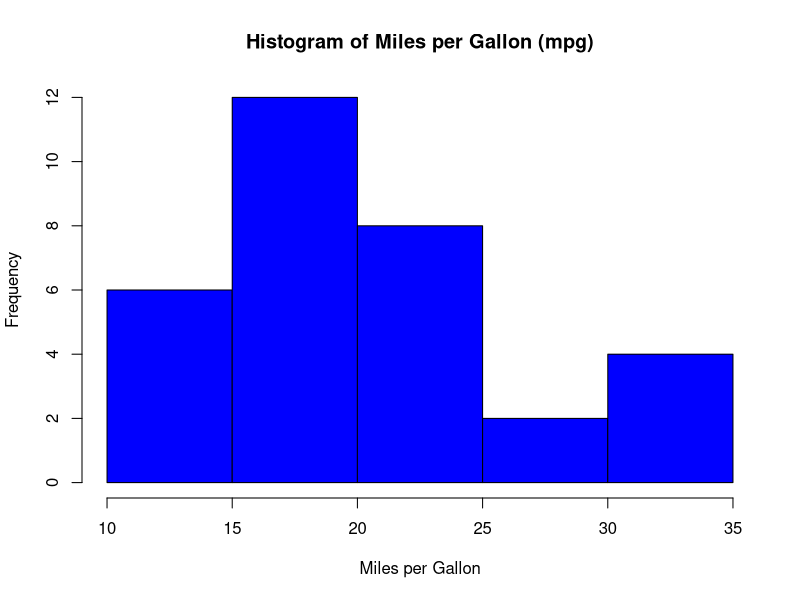
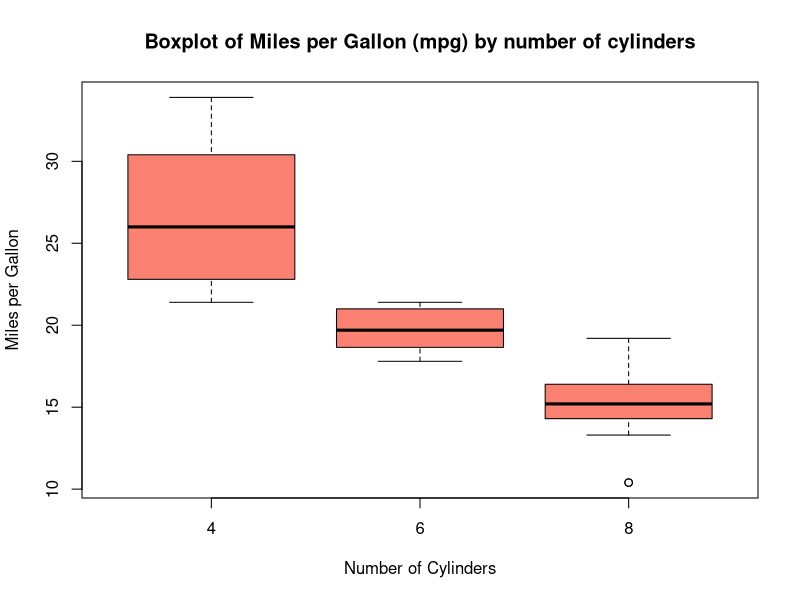
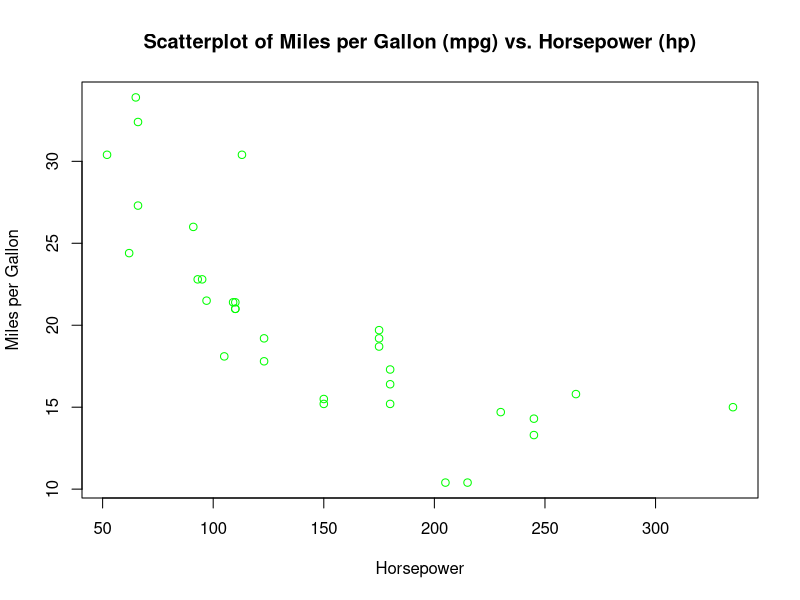
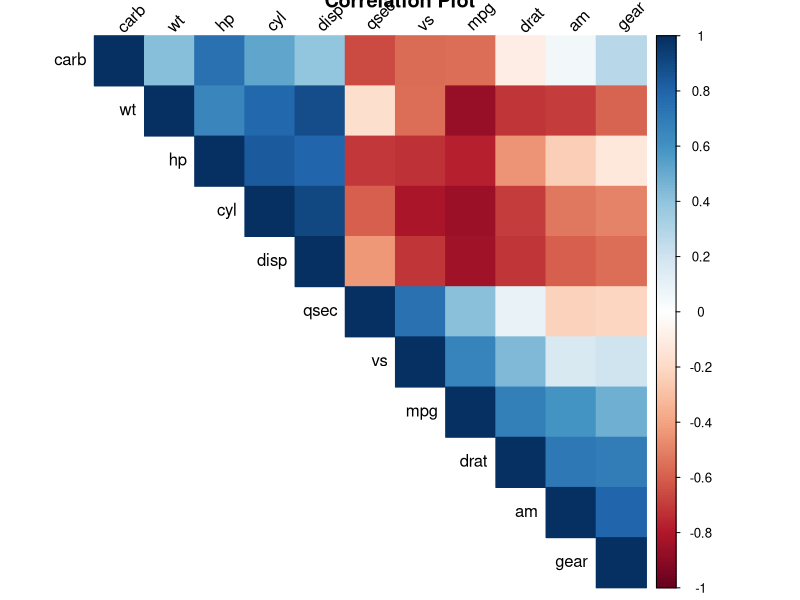
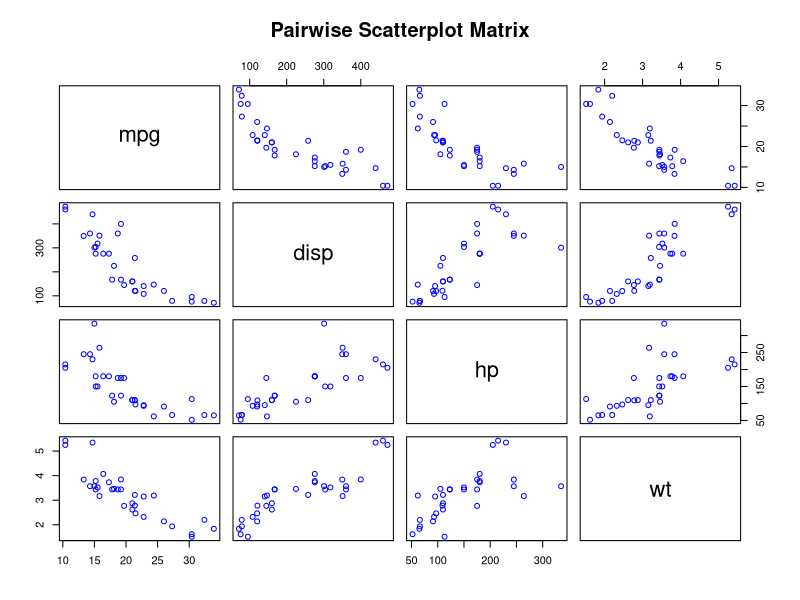
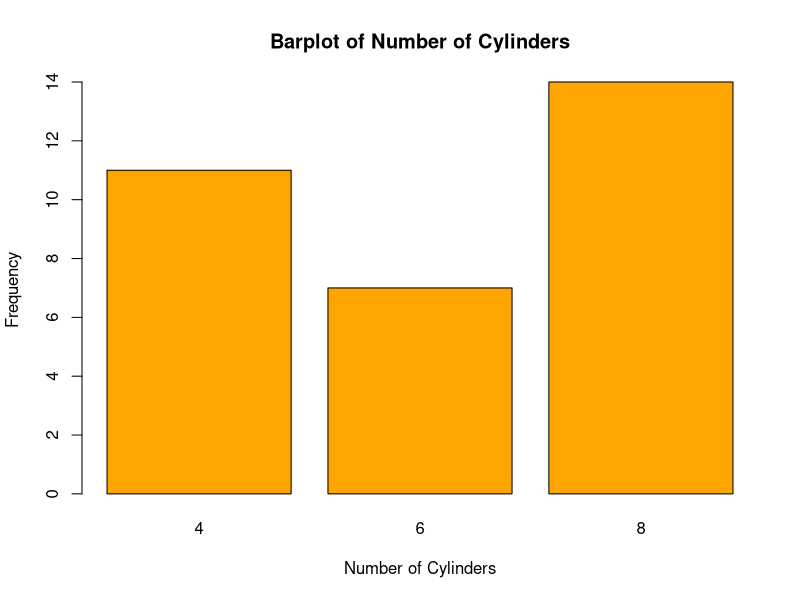
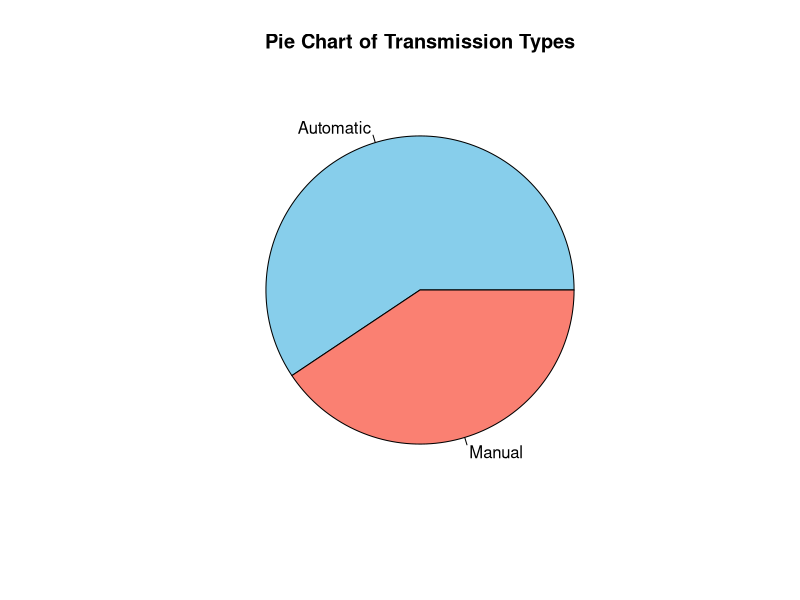

Write the R code that produced these figures, in order. (Note: this script raises an error after producing the figures.)
# Load the dataset
data(mtcars)

# View the structure of the dataset
str(mtcars)

# Summary statistics
summary(mtcars)

# Descriptive statistics for specific variables
mean_mpg <- mean(mtcars$mpg)
sd_hp <- sd(mtcars$hp)

# Histogram of Miles per Gallon (mpg)
hist(mtcars$mpg, main = "Histogram of Miles per Gallon (mpg)", xlab = "Miles per Gallon",col="blue")

# Boxplot of Miles per Gallon (mpg) by number of cylinders
boxplot(mpg ~ cyl, data = mtcars, main = "Boxplot of Miles per Gallon (mpg) by number of cylinders", xlab = "Number of Cylinders", ylab = "Miles per Gallon",col="salmon")

# Scatterplot of Miles per Gallon (mpg) vs. Horsepower (hp)
plot(mtcars$hp, mtcars$mpg, xlab = "Horsepower", ylab = "Miles per Gallon", main = "Scatterplot of Miles per Gallon (mpg) vs. Horsepower (hp)",col="green")

# Correlation plot
correlation_matrix <- cor(mtcars)
corrplot::corrplot(correlation_matrix, method = "color", type = "upper", order = "hclust", tl.col = "black", tl.srt = 45, main = "Correlation Plot")

# Pairwise scatterplot matrix
pairs(mtcars[, c("mpg", "disp", "hp", "wt")], main = "Pairwise Scatterplot Matrix",col="blue")

# Barplot of number of cylinders
barplot(table(mtcars$cyl), main = "Barplot of Number of Cylinders", xlab = "Number of Cylinders", ylab = "Frequency",col="orange")

# Pie chart of transmission types
pie(table(mtcars$am), main = "Pie Chart of Transmission Types", labels = c("Automatic", "Manual"), col = c("skyblue", "salmon"))

# Hypothesis testing (e.g., t-test)
# Is there a significant difference in miles per gallon (mpg) between cars with 4 and 6 cylinders?
t_test_result <- t.test(mtcars$mpg ~ mtcars$cyl)
print(t_test_result)

# Regression analysis
# Predicting miles per gallon (mpg) based on horsepower (hp)
model <- lm(mpg ~ hp, data = mtcars)
summary(model)

# Visualize the regression line
plot(mtcars$hp, mtcars$mpg, xlab = "Horsepower", ylab = "Miles per Gallon", main = "Regression Analysis")
abline(model, col = "red")

